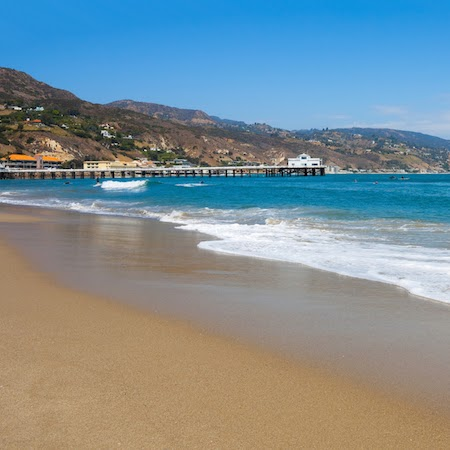
#> input picture 5.2/beach.png, 450 x 450 px, found by its file name
$ python blackandwhite.py
#> lines starting #> are read from the running program, lines starting #| are printed output that depends on the picture
from PIL import Image

# open beach
image_beach = Image.open("5.2/beach.png").load()

# create output canvas
image_output = Image.open("5.2/beach.png")
#> image_output is the input picture: PIL image 450x450 RGB; mean R, G, B 124.8, 142.9, 150

# get the width and height of the image
width = image_output.width
#> width = 450
height = image_output.height
#> height = 450

# go through every pixel
for i in range(width):
    for j in range(height):
        r = image_beach[i, j][0]
        g = image_beach[i, j][1]
        b = image_beach[i, j][2]

        new_r = int((r+g+b)/3)
        new_g = int((r+g+b)/3)
        new_b = int((r+g+b)/3)

        image_output.putpixel((i,j),(new_r, new_g, new_b))
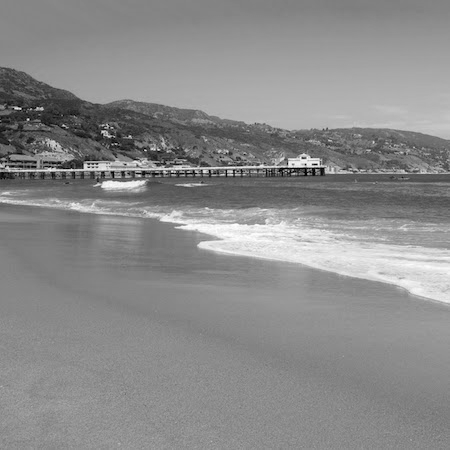
#> image_output: PIL image 450x450 RGB; min 0, max 254, mean 138.9

# save the output image
image_output.save("5.2/bandwoutput.png", "png")


$ run again, with 5.2/i.png copied over 5.2/beach.png
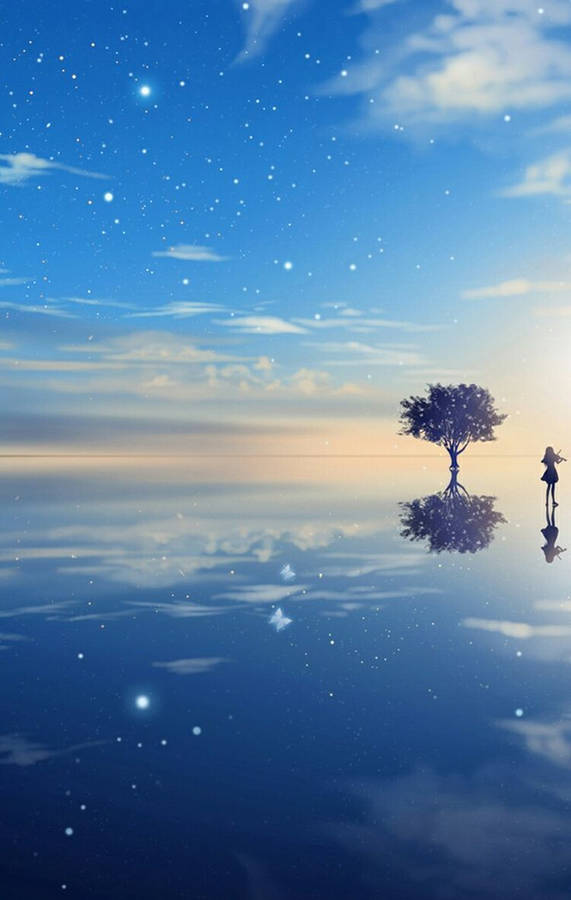
#> input picture 5.2/i.png, 571 x 900 px, found by its file name
#> image_output is the input picture: PIL image 571x900 RGB; mean R, G, B 88.8, 128, 166.4
#> after the loop `for i in range(width):`:
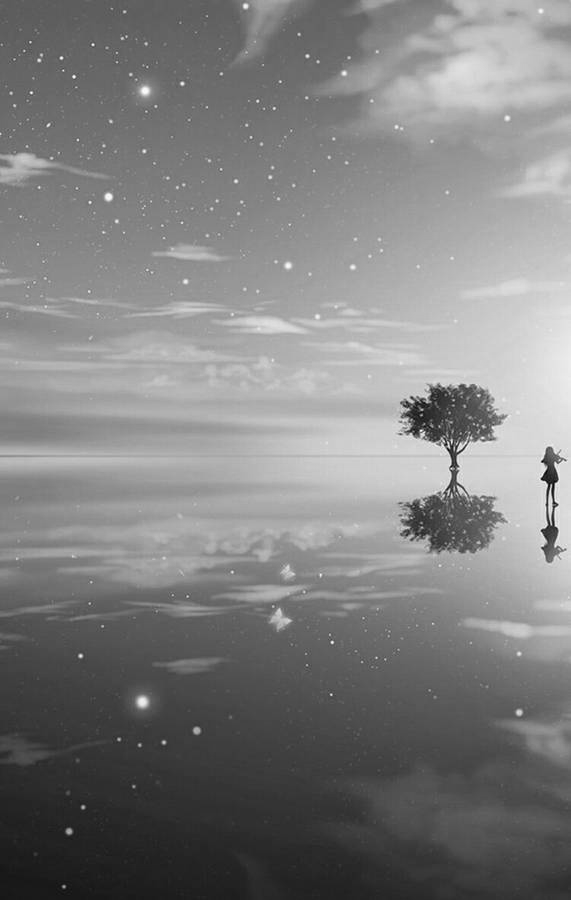
#> image_output: PIL image 571x900 RGB; min 1, max 254, mean 127.4

$ run again, with 5.2/image.png copied over 5.2/beach.png
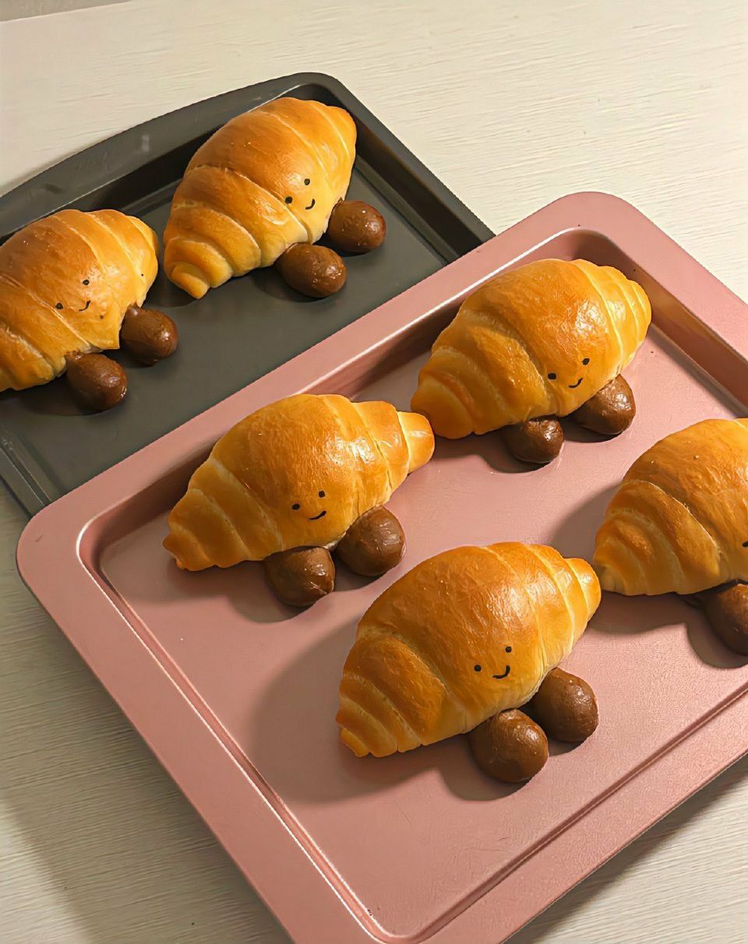
#> input picture 5.2/image.png, 748 x 944 px, shrunk from 960 x 1212 before the run, found by its file name
#> image_output is the input picture: PIL image 748x944 RGB; mean R, G, B 171.9, 130.7, 95.1
#> after the loop `for i in range(width):`:
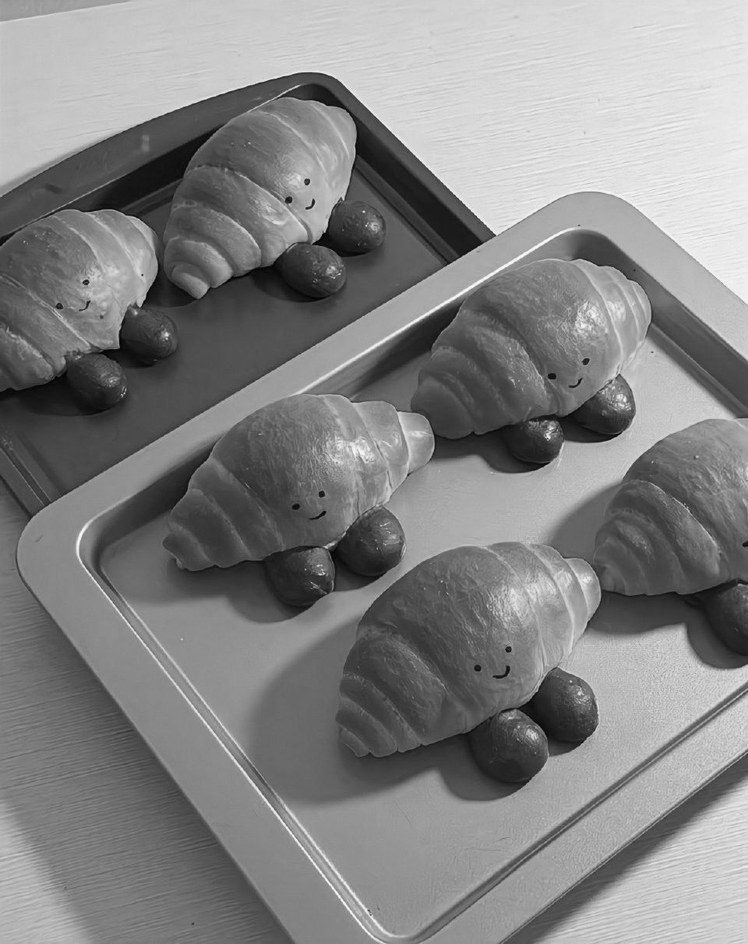
#> image_output: PIL image 748x944 RGB; min 0, max 254, mean 132.2
